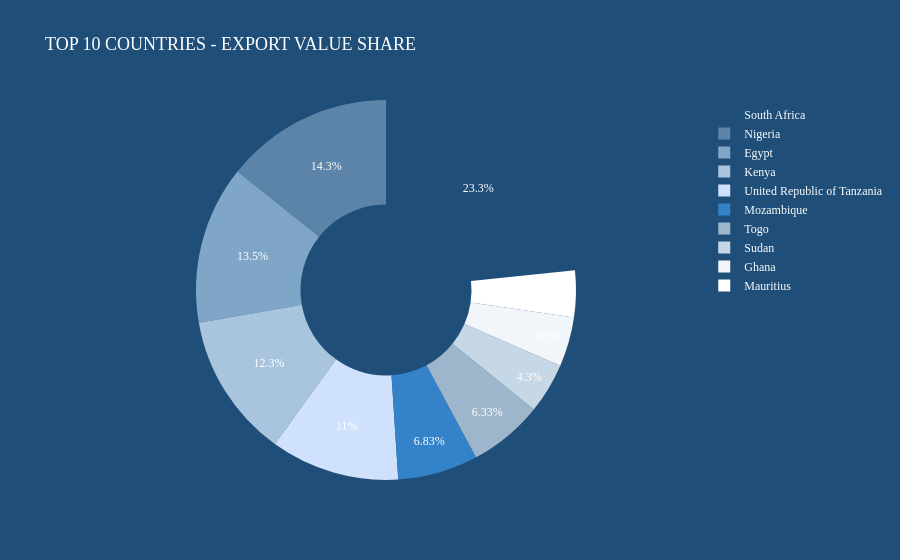

Notebook code for this chart:
### Markdown cell above
<div style="
    background-color:white;
    padding:20px;
    border-radius:15px;
">
    <h1 style="
        font-size:24px;
        color:#1f4e78;
        text-align:left;
        margin:0;
        padding-left:10px;
    ">
      EXPORT VALUE SHARE BY COUNTRY
    </h1>
</div>

### Code cell
fig = px.pie(
    country_export,
    names='country_name',
    values='value_dl',
    hole=0.45,
    title='TOP 10 COUNTRIES - EXPORT VALUE SHARE',
    color_discrete_sequence=[
        "#1F4E78",
        "#5B84A8",
        "#7FA6C6",
        "#A9C5DD",
        "#D0E1FD"
    ]
)

fig.update_layout(
    paper_bgcolor="#1F4E78",
    plot_bgcolor="#1F4E78",
    font=dict(
        family="Times New Roman",
        color="white"
    ),
    title=dict(
        font=dict(
            family="Times New Roman",
            size=18,
            color="white"
        )
    )
)

fig.update_traces(
    textfont=dict(
        family="Times New Roman",
        color="white"
    )
)

fig.show()

### Figure 1 — Plotly figure (JSON) as saved in the notebook; plotly's stock layout.template omitted (floating-point values rounded to 4 significant figures)
{"data": [{"domain": {"x": [0, 1], "y": [0, 1]}, "hole": 0.45, "hovertemplate": "country_name=%{label}<br>value_dl=%{value}<extra></extra>", "labels": ["South Africa", "Nigeria", "Egypt", "Kenya", "United Republic of Tanzania", "Mozambique", "Togo", "Sudan", "Ghana", "Mauritius"], "legendgroup": "", "name": "", "showlegend": true, "textfont": {"color": "white", "family": "Times New Roman"}, "type": "pie", "values": [40400.0, 24720.0, 23320.0, 21300.0, 18990.0, 11820.0, 10960.0, 7440.0, 7265.0, 6894.0]}], "layout": {"font": {"color": "white", "family": "Times New Roman"}, "legend": {"tracegroupgap": 0}, "paper_bgcolor": "#1F4E78", "piecolorway": ["#1F4E78", "#5B84A8", "#7FA6C6", "#A9C5DD", "#D0E1FD"], "plot_bgcolor": "#1F4E78", "title": {"font": {"color": "white", "family": "Times New Roman", "size": 18}, "text": "TOP 10 COUNTRIES - EXPORT VALUE SHARE"}}}
